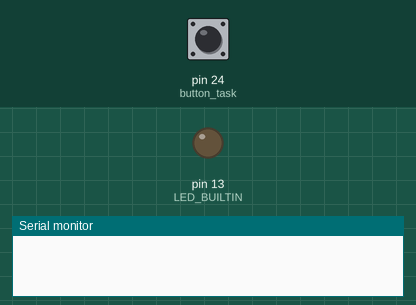
Recording of a sketch running on a simulated Arduino Mega 2560, built with avr-gcc and run on an emulated ATmega2560. On the bench: output pins drawn as LEDs (lit = HIGH), the last lines printed to the serial monitor. Dashed ring = blinking. Inputs (shaded band) come from the test bench; at power-on: pin 24 (button_task) HIGH.

Above: at 1.2 s.
1.3 s: pin 24 (button_task) pulled LOW for 1 s
At 1.39 s:
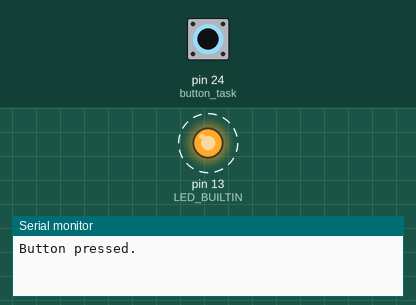
4.3 s: pin 24 (button_task) pulled LOW for 0.15 s
At 5.5 s:
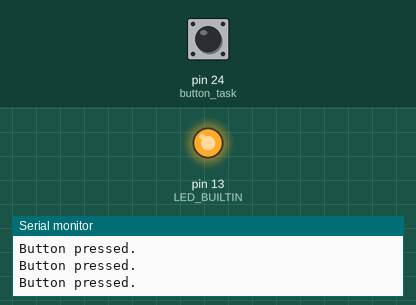
5.9 s: pin 24 (button_task) pulled LOW for 3.2 s
At 10.1 s:
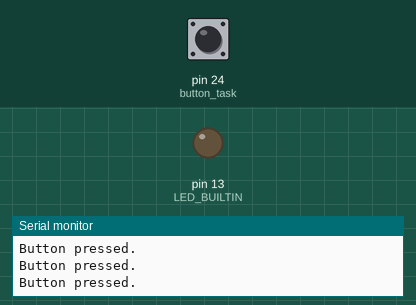
10.6 s: pin 24 (button_task) driven LOW
At 10.69 s:
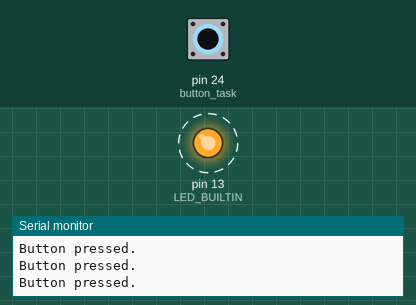
Timing chart, 0 to 14.6 s (numbered marks = the images above; inputs shaded):
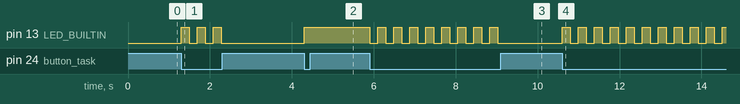

Measured:
- after the input at 1.3 s, pin 13 (LED_BUILTIN): alternates HIGH for 0.20 s and LOW for 0.19 s, 6 changes in all, then stays LOW, starting at once
- after the input at 4.3 s, pin 13 (LED_BUILTIN): LOW → HIGH at once
- after the input at 5.9 s, pin 13 (LED_BUILTIN): alternates HIGH for 0.20 s and LOW for 0.20 s, 17 changes in all, then stays LOW, starting at once
- after the input at 10.6 s, pin 13 (LED_BUILTIN): alternates HIGH for 0.20 s and LOW for 0.20 s, starting at once

The sketch:

main.ino
```cpp
#include <Arduino_FreeRTOS.h>

#include <semphr.h>

TaskHandle_t button_handle_task;
TaskHandle_t blink_handle_task;

SemaphoreHandle_t semaphore;

void setup()
{
    xTaskCreate(blink_task, "Blink", 128, NULL, 2, &blink_handle_task);
    xTaskCreate(button_task, "Button", 128, NULL, 3, &button_handle_task);
    semaphore = xSemaphoreCreateBinary();
    Serial.begin(9600);
}

void loop() { }

void blink_task(void* pvParameters)
{
    pinMode(LED_BUILTIN, OUTPUT);
    digitalWrite(LED_BUILTIN, LOW);

    while (true)
    {
        if (xSemaphoreTake(semaphore, 200 / portTICK_PERIOD_MS) == pdTRUE)
        {
            digitalWrite(LED_BUILTIN, !digitalRead(LED_BUILTIN));
        }
    }
}

void button_task(void* pvParameters)
{
    pinMode(24, INPUT);

    // activate internal pull-up resistor:
    PORTA |= (1 << PA2);

    while (true)
    {
        if (!digitalRead(24))
        {
            Serial.println("Button pressed.");
            xSemaphoreGive(semaphore);
            vTaskDelay(200 / portTICK_PERIOD_MS);
        }
    }
}
```

main.c
```cpp

```
